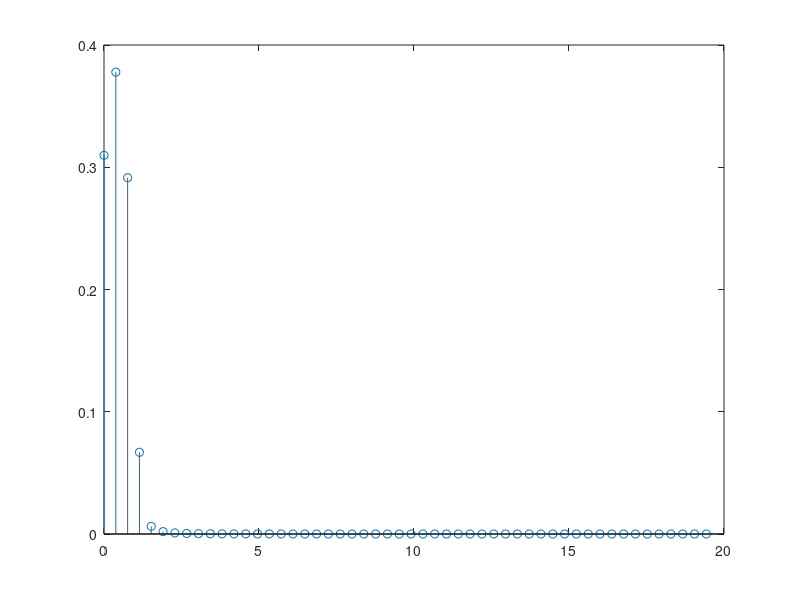
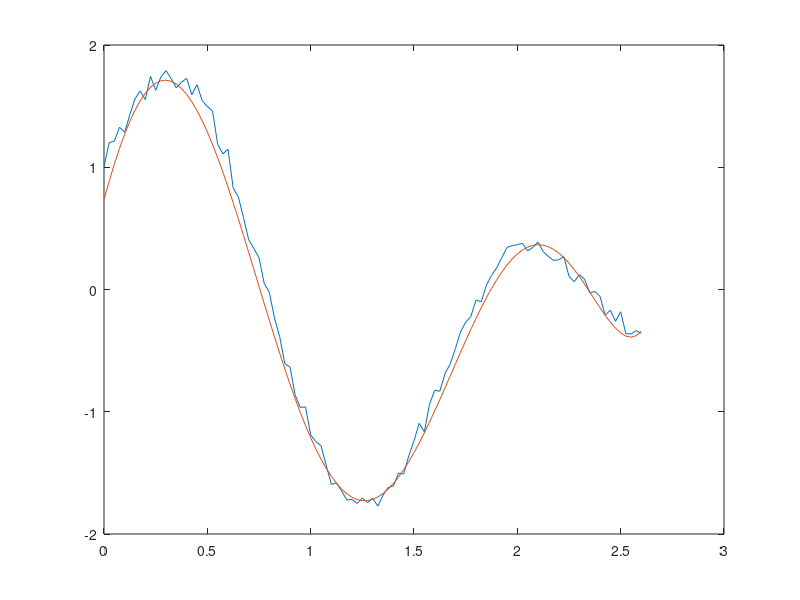

Here is the MATLAB script that generated these plots, in order:
clear all
close all
clc

t = 0:0.025:2.6;

x = cos(2*t)+sin(4*t);

P = 5;

dt = t(2)-t(1);
N=length(x); 
Df=1/(N*dt);
h=hanning(N);

X=fft(h'.*x)/N;
X=X(1:N/2);

Df=1/(N*dt);
Freq=((1:N/2)-1)*Df;

figure
stem(Freq,abs(X))

xIndex = find(X == max(X), 1, 'first');
Freqmax = Freq(xIndex);

a = find(X>0, 1, 'first');
if a == 1
    a = 1+1;
else a == a
end

Freq1 = Freq(a);



T = 8*pi/Freqmax;
Tm=T;

e = normrnd(0,0.05,[1,length(t)]);
x = x+e;

figure
plot(t,x)
hold on


ee = 100000;
ee2 = 100000;
e = 100000;

num = 0;

while ee2>2
    
T = normrnd(Tm,40,[1,length(t)]);


for l=1:1:length(t)
    
W = zeros(length(t),P*2+1);
    
for n=1:1:length(t)
   for k=1:1:P
       W(n,k)=exp(1i*2*pi*k*t(n)/T(l));
   end
end

for n=1:1:length(t)
   for k=P+1:1:P+1
       W(n,k)=exp(-1i*2*pi*0*t(n)/T(l));
   end
end

for n=1:1:length(t)
   for k=P+2:1:(2*P+1)
       W(n,k)=exp(-1i*2*pi*k*t(n)/T(l));
   end
end

Xhat = inv(conj(W')*W)*conj(W')*x';

xhat = W*Xhat;

for i=1:1:length(x)
    e=sum((xhat(i)-x(i))^2)/length(x);
end

   if abs(e)<abs(ee)
    ee=abs(e);
    Tm = T(l);
    ee2 = sum((abs(x')-abs(xhat)))/length(x);
   else
    ee=ee; 
   end

   num = num+1;
   
end

T = Tm;

end

hold on
plot(t,(xhat))
